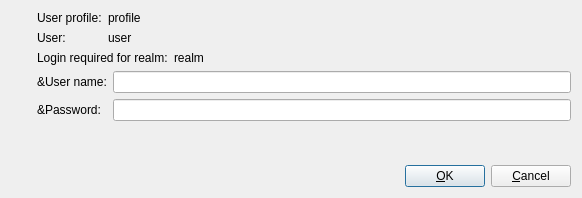
<?xml version="1.0" encoding="UTF-8"?>
<ui version="4.0" stdsetdef="1">
  <author></author>
  <comment></comment>
  <exportmacro></exportmacro>
  <class>AuthenticationForm</class>
  <widget class="QDialog" name="AuthenticationForm">
    <property name="geometry">
      <rect>
        <x>0</x>
        <y>0</y>
        <width>582</width>
        <height>198</height>
      </rect>
    </property>
    <property name="windowTitle">
      <string>Twinkle - Authentication</string>
    </property>
    <layout class="QGridLayout">
      <item row="0" column="0" rowspan="5" colspan="1">
        <layout class="QVBoxLayout">
          <item>
            <widget class="QLabel" name="authIconTextLabel">
              <property name="text">
                <string/>
              </property>
              <property name="pixmap">
                <pixmap>:/icons/images/password.png</pixmap>
              </property>
              <property name="wordWrap">
                <bool>false</bool>
              </property>
            </widget>
          </item>
          <item>
            <spacer name="spacer46">
              <property name="sizeHint">
                <size>
                  <width>20</width>
                  <height>51</height>
                </size>
              </property>
              <property name="sizeType">
                <enum>QSizePolicy::Expanding</enum>
              </property>
              <property name="orientation">
                <enum>Qt::Vertical</enum>
              </property>
            </spacer>
          </item>
        </layout>
      </item>
      <item row="0" column="1">
        <layout class="QGridLayout">
          <item row="1" column="1">
            <widget class="QLabel" name="userValueTextLabel">
              <property name="text">
                <string comment="No need to translate">user</string>
              </property>
              <property name="whatsThis" stdset="0">
                <string>The user for which authentication is requested.</string>
              </property>
              <property name="wordWrap">
                <bool>false</bool>
              </property>
            </widget>
          </item>
          <item row="0" column="1">
            <widget class="QLabel" name="profileValueTextLabel">
              <property name="sizePolicy">
                <sizepolicy>
                  <hsizetype>7</hsizetype>
                  <vsizetype>0</vsizetype>
                  <horstretch>0</horstretch>
                  <verstretch>0</verstretch>
                </sizepolicy>
              </property>
              <property name="text">
                <string comment="No need to translate">profile</string>
              </property>
              <property name="whatsThis" stdset="0">
                <string>The user profile of the user for which authentication is requested.</string>
              </property>
              <property name="wordWrap">
                <bool>false</bool>
              </property>
            </widget>
          </item>
          <item row="0" column="0">
            <widget class="QLabel" name="profileTextLabel">
              <property name="text">
                <string>User profile:</string>
              </property>
              <property name="wordWrap">
                <bool>false</bool>
              </property>
            </widget>
          </item>
          <item row="1" column="0">
            <widget class="QLabel" name="userTextLabel">
              <property name="text">
                <string>User:</string>
              </property>
              <property name="wordWrap">
                <bool>false</bool>
              </property>
            </widget>
          </item>
        </layout>
      </item>
      <item row="2" column="1">
        <layout class="QGridLayout">
          <item row="1" column="0">
            <widget class="QLabel" name="passwordTextLabel">
              <property name="text">
                <string>&amp;Password:</string>
              </property>
              <property name="buddy" stdset="0">
                <cstring>passwordLineEdit</cstring>
              </property>
              <property name="wordWrap">
                <bool>false</bool>
              </property>
            </widget>
          </item>
          <item row="1" column="1">
            <widget class="QLineEdit" name="passwordLineEdit">
              <property name="minimumSize">
                <size>
                  <width>200</width>
                  <height>0</height>
                </size>
              </property>
              <property name="echoMode">
                <enum>QLineEdit::Password</enum>
              </property>
              <property name="whatsThis" stdset="0">
                <string>Your password for authentication.</string>
              </property>
            </widget>
          </item>
          <item row="0" column="1">
            <widget class="QLineEdit" name="usernameLineEdit">
              <property name="minimumSize">
                <size>
                  <width>200</width>
                  <height>0</height>
                </size>
              </property>
              <property name="whatsThis" stdset="0">
                <string>Your SIP authentication name. Quite often this is the same as your SIP user name. It can be a different name though.</string>
              </property>
            </widget>
          </item>
          <item row="0" column="0">
            <widget class="QLabel" name="usernameTextLabel">
              <property name="text">
                <string>&amp;User name:</string>
              </property>
              <property name="buddy" stdset="0">
                <cstring>usernameLineEdit</cstring>
              </property>
              <property name="wordWrap">
                <bool>false</bool>
              </property>
            </widget>
          </item>
        </layout>
      </item>
      <item row="3" column="1">
        <spacer name="spacer13">
          <property name="sizeHint">
            <size>
              <width>20</width>
              <height>16</height>
            </size>
          </property>
          <property name="sizeType">
            <enum>QSizePolicy::Expanding</enum>
          </property>
          <property name="orientation">
            <enum>Qt::Vertical</enum>
          </property>
        </spacer>
      </item>
      <item row="4" column="1">
        <layout class="QHBoxLayout">
          <item>
            <spacer name="spacer12">
              <property name="sizeHint">
                <size>
                  <width>101</width>
                  <height>20</height>
                </size>
              </property>
              <property name="sizeType">
                <enum>QSizePolicy::Expanding</enum>
              </property>
              <property name="orientation">
                <enum>Qt::Horizontal</enum>
              </property>
            </spacer>
          </item>
          <item>
            <widget class="QPushButton" name="okPushButton">
              <property name="text">
                <string>&amp;OK</string>
              </property>
              <property name="default">
                <bool>true</bool>
              </property>
            </widget>
          </item>
          <item>
            <widget class="QPushButton" name="cancelPushButton">
              <property name="text">
                <string>&amp;Cancel</string>
              </property>
            </widget>
          </item>
        </layout>
      </item>
      <item row="1" column="1">
        <layout class="QHBoxLayout">
          <item>
            <widget class="QLabel" name="authTextLabel">
              <property name="maximumSize">
                <size>
                  <width>32767</width>
                  <height>32767</height>
                </size>
              </property>
              <property name="text">
                <string>Login required for realm:</string>
              </property>
              <property name="wordWrap">
                <bool>false</bool>
              </property>
            </widget>
          </item>
          <item>
            <widget class="QLabel" name="realmTextLabel">
              <property name="sizePolicy">
                <sizepolicy>
                  <hsizetype>7</hsizetype>
                  <vsizetype>0</vsizetype>
                  <horstretch>0</horstretch>
                  <verstretch>0</verstretch>
                </sizepolicy>
              </property>
              <property name="text">
                <string comment="No need to translate">realm</string>
              </property>
              <property name="whatsThis" stdset="0">
                <string>The realm for which you need to authenticate.</string>
              </property>
              <property name="wordWrap">
                <bool>false</bool>
              </property>
            </widget>
          </item>
        </layout>
      </item>
    </layout>
  </widget>
  <layoutdefault spacing="6" margin="11"/>
  <pixmapfunction></pixmapfunction>
  <tabstops>
    <tabstop>usernameLineEdit</tabstop>
    <tabstop>passwordLineEdit</tabstop>
    <tabstop>okPushButton</tabstop>
    <tabstop>cancelPushButton</tabstop>
  </tabstops>
  <includes>
    <include location="local">user.h</include>
  </includes>
  <connections>
    <connection>
      <sender>okPushButton</sender>
      <signal>clicked()</signal>
      <receiver>AuthenticationForm</receiver>
      <slot>accept()</slot>
    </connection>
    <connection>
      <sender>cancelPushButton</sender>
      <signal>clicked()</signal>
      <receiver>AuthenticationForm</receiver>
      <slot>reject()</slot>
    </connection>
  </connections>
</ui>
